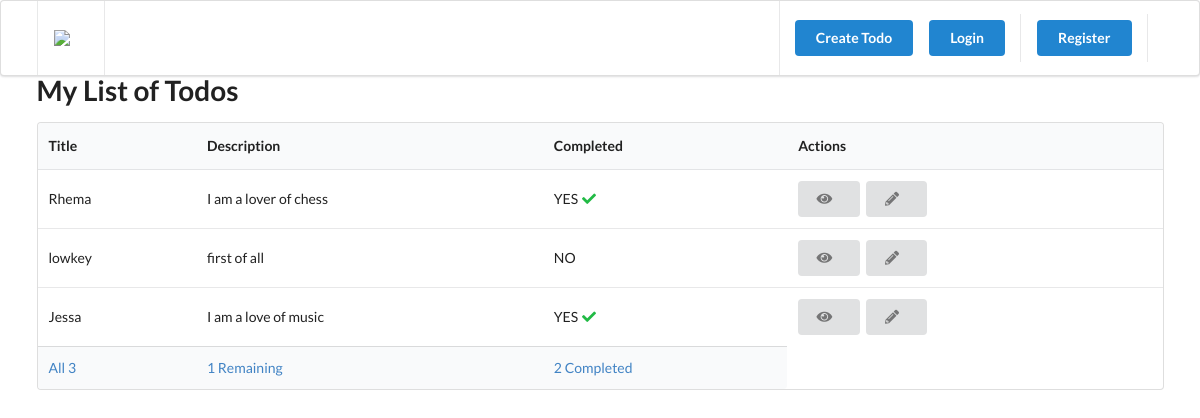
The app's page /, older data.
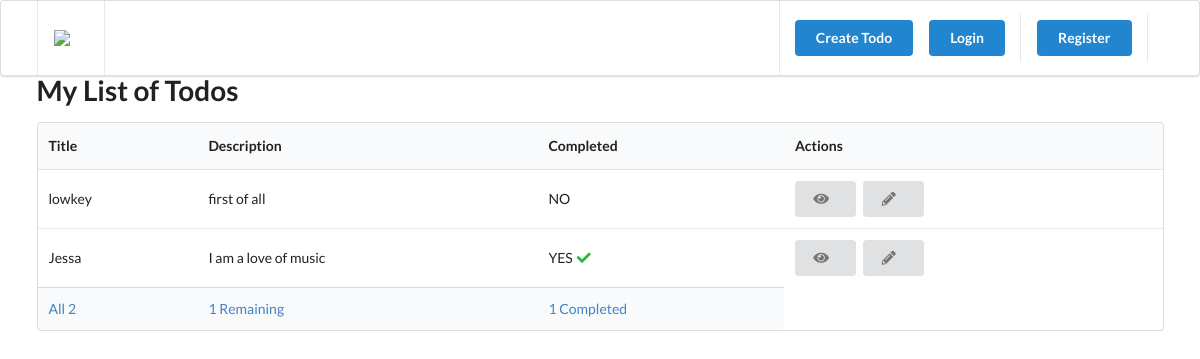
The same page, newer data.
### todo/models.py (models this page shows, shortened)
class Todo(TrackingModel):
    title = models.CharField(max_length=255)
    description = models.TextField()
    is_completed = models.BooleanField(default=False)

### todo/views.py (the view)
# urls.py: path('', index, name='home'),
def index(request):
    todos = Todo.objects.all()
    completed_count = todos.filter(is_completed=True).count()
    incomplete_count = todos.filter(is_completed=False).count()
    all_count = todos.count()
    context = {'todos': get_showing_todos(request, todos), 'all_count': all_count,
                'completed_count': completed_count, 'incomplete_count': incomplete_count}
    return render(request, 'todo/index.html', context)

### todo/views.py (called while the page is built)
def get_showing_todos(request, todos):
    if request.GET and request.GET('filter'):
        if request.GET.get('filter')=='complete':
            return todos.filter(is_completed=True)
        if request.GET.get('filter')=='incomplete':
            return todos.filter(is_completed=False)
    return todos

### templates/todo/index.html (shortened to what this page needs)
{% extends '_partials/base.html' %}
{% block content %}
{% load static %}
        <h1 class="ui header">My List of Todos</h1>
    {% if todos %}
    <table class="ui table">
        <thead>
            <tr>
                <th>Title</th>
                <th>Description</th>
                <th>Completed</th>
                <th>Actions</th>
            </tr>
        </thead>
        <tbody>
            {% for todo in todos %}
            <tr>
                <td>{{todo.title}}</td>
                <td>{{todo.description}}</td>
                <td>
                    {% if todo.is_completed %}
                    YES <i class="check icon green"></i>
                    {% else %}
                    NO
                    {% endif %}
                </td>
                <td>
                    <a href={% url 'todo' todo.pk %} class="ui button">
                        <i class="eye icon"></i>
                    </a>
                    <a href={% url 'todo-edit' todo.pk %} class="ui button">
                        <i class="pencil icon"></i>
                    </a>
                </td>
            </tr>
            {% endfor %}
        </tbody>
        <tfoot>
            <tr>
                <th>
                    <a href="?filter=all">All {{all_count}}</a>
                </th>
                <th>
                    <a href="?filter=incomplete">
                        {{incomplete_count}} Remaining
                    </a>
                </th>
                <th>
                    <a href="?filter=complete">
                        {{completed_count}} Completed
                    </a>
                </th>
            </tr>
        </tfoot>
    </table>
    {% endif %}
        {% endblock content %}

### templates/_partials/base.html (shortened to what this page needs)
<!DOCTYPE html>
<html lang="en">
    <head>
        <link rel="stylesheet" href="https://cdnjs.cloudflare.com/ajax/libs/semantic-ui/2.4.1/semantic.min.css" />
    </head>
    <body>
        <div>
            {% include '_partials/header.html' %}
            <div class="ui container">
                {% block content %}
                {% endblock content %}
            </div>
    </body>
</html>

### templates/_partials/header.html
{%load static %}
<di class="ui menu">
    <div class="ui container">
        <a href={% url 'home' %} class="header item">
            <img class="logo" class="logo" src={% static 'img/astronaut.png' %} />
        </a>
        <div class="right item">
            <a href={% url 'create-todo' %} class="ui primary button">Create Todo</a>
            {% if request.user.is_authenticated %}
            <div class="ui simple dropdown item">
                User X <I class="dropdown icon"></I>
                <div class="menu">
                    <form class="ui large form" method="post" action="">
                        <input class="ui button"
                            type="submit"
                            value="Sign out"
                            />
                    </form>
                </div>
            </div>
            {% else %}
            <div class="ui item">
                <a href={% url 'login' %} class="ui primary button">Login</a>
            </div>
            <div class="ui item">
                <a href={% url 'register' %} class="ui primary button">Register</a>
            </div>
            {% endif %}
        </div>
    </div>
</div>

Row changes from the older to the newer data that the page shows:
removed Todo: title "Rhema", description "I am a lover of chess", is_completed "YES"
Text that changed along with them:
{{ all_count }}: "3" → "2"
{{ completed_count }}: "2" → "1"
